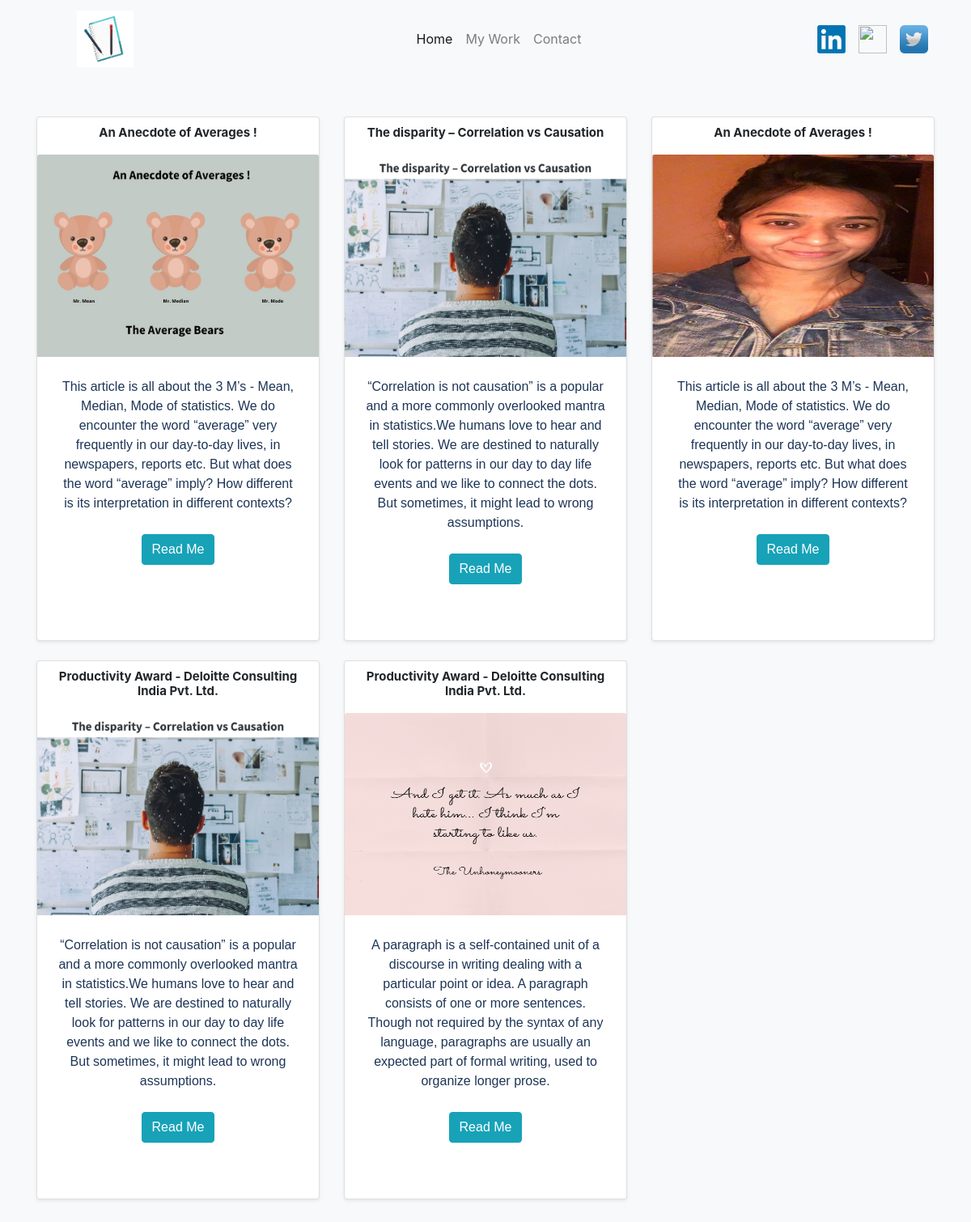
Page /mywork on the committed database.
### mysite/models.py (models this page shows, shortened)
class Job(models.Model):
    image = models.ImageField(upload_to='images/')
    summary = models.CharField(max_length = 400)
    title = models.CharField(max_length = 100)
    link = models.CharField(max_length = 500)

### mysite/views.py (the view)
# urls.py: path('mywork', views.mywork, name='mywork'),
def mywork(request):
    jobs=Job.objects
    return render(request,'mysite/mywork.html',{'jobs':jobs})

### mysite/templates/mysite/mywork.html (shortened to what this page needs)
{% extends 'mysite/base.html' %}
{% load static %}
{% block content %}
    <div class="album py-5 bg-light">
        <div class="container">
            <div class="row">
                {% for job in jobs.all %}
                    <div class="col-md-4">
                        <div class="card mb-4 shadow-sm">
                            <h6>{{ job.title }}</h6>
                            <img class="card-img-top" src="{{ job.image.url }}" height="250px">
                            <div class="card-body" style="min-height: 350px; max-height: 350px;">
                                <p class="card-text">{{ job.summary }}</p>
                                <p>
                                <a href="{{ job.link }}" class="btn btn-info">Read Me</a>
                                </p>
                            </div>
                        </div>
                    </div>
                {% endfor %}
            </div>
        </div>
    </div>
{% endblock %}

### mysite/templates/mysite/base.html (shortened to what this page needs)
{% load static %}
<!doctype html>
<html lang="en">
<head>
    <link rel="stylesheet" href="https://stackpath.bootstrapcdn.com/bootstrap/4.5.0/css/bootstrap.min.css"
>
</head>
<body>
<nav class="navbar navbar-expand-lg navbar-light bg-light">
    <div class="container">
        <a class="navbar-brand" href="#">
            <img src="{% static 'mysite/images/picture.jpg' %}" width="70" height="70" alt="">
        </a>
        <div class="collapse navbar-collapse" id="navbarNav">
            <ul class="navbar-nav mx-auto">
                <li class="nav-item active">
                    <a class="nav-link" href="{% url 'home' %}">Home <span class="sr-only">(current)</span></a>
                </li>
                <li class="nav-item">
                    <a class="nav-link" href="{% url 'mywork' %}">My Work</a>
                </li>
                <li class="nav-item">
                    <a class="nav-link" href="{% url 'contact' %}">Contact</a>
                </li>
            </ul>
            <ul class="navbar-nav">
                <li class="nav-item social">
                    <a class="nav-link" href="https://www.linkedin.com/in/priyashaprasad/">
                        <img src="{% static 'mysite/images/linkedin.jpg' %}" width="35" height="35"/>
                    </a>
                </li>
                <li class="nav-item social">
                    <a class="nav-link" href="https://github.com/PriyashaPrasad">
                        <img src="{% static 'mysite/images/github.jpeg' %}" width="35" height="35"/>
                    </a>
                </li>
                <li class="nav-item social">
                    <a class="nav-link" href="https://twitter.com/PriyashaPrasad">
                        <img src="{% static 'mysite/images/twitter.jpeg' %}" width="35" height="35"/>
                    </a>
                </li>
            </ul>
        </div>
    </div>
</nav>
{% block content %}
{% endblock %}
</body>
</html>

### mysite/templates/mysite/base.html (style rules this page uses)
p { font-family: sans-serif; font-size: 20px; color: #3e4c5e; }

### mysite/templates/mysite/mywork.html (style rules this page uses)
h6 { text-align: center; padding: 10px; font-size: 15px; font-weight: bold; }
p { padding: 5px; font-size: 16px; color: #1d3557; font-family: sans-serif; text-align: center; }
a { padding:50px; }

### rows in the picture
Job: title "An Anecdote of Averages !", image (picture), summary "This article is all about the 3 M’s - Mean, Median, Mode of statistics. We do encounter the word “average” very frequently in our day-to-day lives, in newspapers, reports etc. But what does the word “average” imply? How different is its interpretation in different contexts?"
Job: title "The disparity – Correlation vs Causation", image (picture), summary "“Correlation is not causation” is a popular and a more commonly overlooked mantra in statistics.We humans love to hear and tell stories. We are destined to naturally look for patterns in our day to day life events and we like to connect the dots. But sometimes, it might lead to wrong assumptions."
Job: title "An Anecdote of Averages !", image (picture), summary "This article is all about the 3 M’s - Mean, Median, Mode of statistics. We do encounter the word “average” very frequently in our day-to-day lives, in newspapers, reports etc. But what does the word “average” imply? How different is its interpretation in different contexts?"
Job: title "Productivity Award - Deloitte Consulting India Pvt. Ltd.", image (picture), summary "“Correlation is not causation” is a popular and a more commonly overlooked mantra in statistics.We humans love to hear and tell stories. We are destined to naturally look for patterns in our day to day life events and we like to connect the dots. But sometimes, it might lead to wrong assumptions."
Job: title "Productivity Award - Deloitte Consulting India Pvt. Ltd.", image (picture), summary "A paragraph is a self-contained unit of a discourse in writing dealing with a particular point or idea. A paragraph consists of one or more sentences. Though not required by the syntax of any language, paragraphs are usually an expected part of formal writing, used to organize longer prose."
